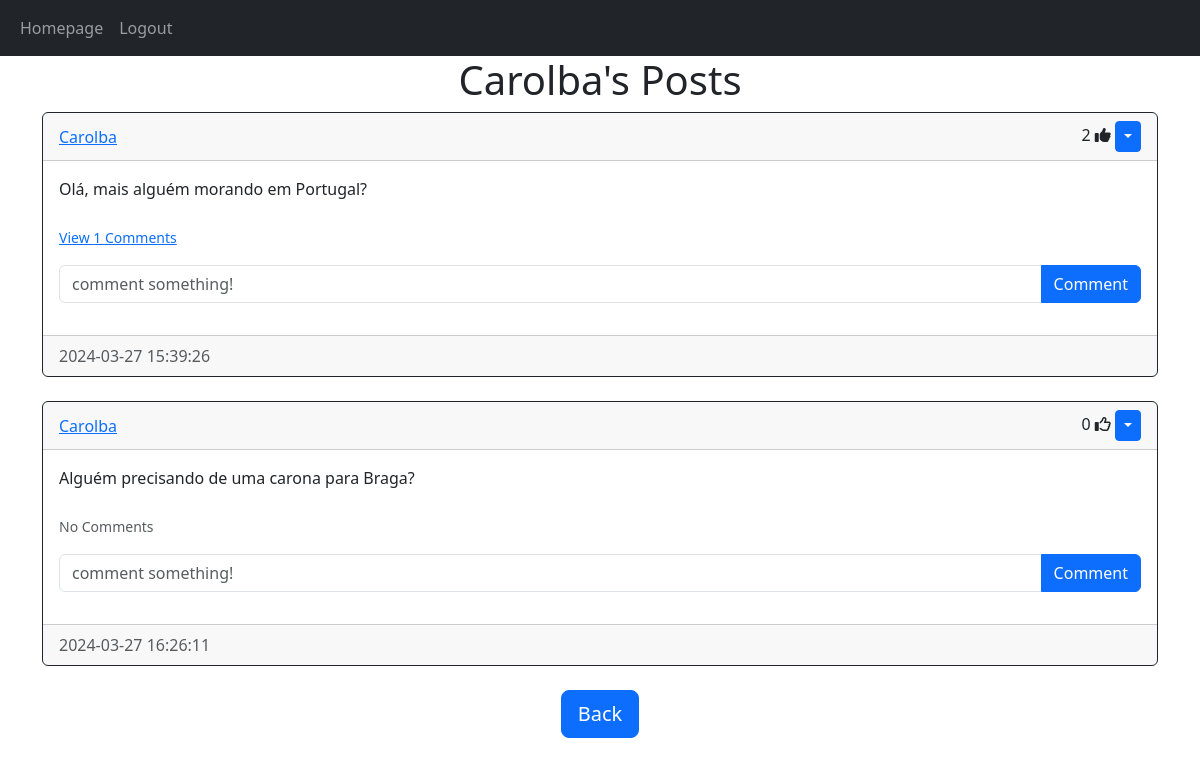
Screenshot of /posts/Carolba (signed in) with the database file from the repository.
### website/models.py (models this page shows)
class User(db.Model, UserMixin):
    id= db.Column(db.Integer, primary_key=True)
    email= db.Column(db.String(150), unique=True)
    username= db.Column(db.String(150), unique=True)
    password= db.Column(db.String(255))
    date_created=db.Column(db.DateTime(timezone=True), default=func.now())
    posts=db.relationship('Post', backref='user', passive_deletes=True)
    comments=db.relationship('Comment', backref='user', passive_deletes=True)
    likes=db.relationship('Like', backref='user', passive_deletes=True)

class Post(db.Model):
    id= db.Column(db.Integer, primary_key=True)
    text= db.Column(db.Text, nullable=False)
    date_created=db.Column(db.DateTime(timezone=True), default=func.now())
    author= db.Column(db.Integer, db.ForeignKey('user.id', ondelete='cascade'), nullable=False)
    comments=db.relationship('Comment', backref='post', passive_deletes=True)
    likes=db.relationship('Like', backref='post', passive_deletes=True)

### website/views.py (the view)
@views.route('/posts/<username>')
@login_required
def posts(username):
    user = User.query.filter_by(username=username).first()
    if not user:
        flash('No user with that username exists.', category= 'error')
        return redirect(url_for('views.homepage'))
    posts = user.posts
    return render_template("posts.html", user=current_user, posts=posts, username=username)

### website/__init__.py (called while the page is built)
def create_app():
    app=Flask(__name__)
    app.config['SECRET_KEY']= "carol"
    app.config['SQLALCHEMY_DATABASE_URI']= f'sqlite:///database.db'
    db.init_app(app)
    from .views import views
    from .auth import auth
    app.register_blueprint(views, url_prefix="/")
    app.register_blueprint(auth, url_prefix="/")
    from .models import User, Post, Comment, Like
    create_database(app)
    login_manager = LoginManager()
    login_manager.login_view = 'auth.login'
    login_manager.init_app(app)
    @login_manager.user_loader
    def load_user(id):
        return User.query.get(int(id))
    return app

### website/templates/posts.html (shortened to what this page needs)
{% extends "posts_div.html" %}
{% block header %}{{username}}'s Posts {% endblock %}
{% block footer %}
<div style="text-align: center;">
    <a href="/homepage"><button type="button" class="btn btn-primary btn-lg">Back</button></a>
</div>
{% endblock %}

### website/templates/posts_div.html (shortened to what this page needs)
{% extends "base.html" %}
{% block content%}
<h1 style="text-align: center;">
    {% block header%}Posts{% endblock %}</h1>
<div id="posts">
    {% for post in posts %}
    <div class="card border-dark">
        <div class="card-header d-flex justify-content-between align-items-center">
            <a href="/posts/{{post.user.username}}">{{post.user.username}}</a>
            <div>
                <span id="likes-count-{{post.id}}">{{post.likes|length}}</span>
                {% if user.id in post.likes|map(attribute="author")|list %}
                <i class="fas fa-thumbs-up" id="like-button-{{post.id}}" onclick="like({{post.id}})"></i>
                {% else %}
                <i class="far fa-thumbs-up" id="like-button-{{post.id}}" onclick="like({{post.id}})"></i>
                {% endif%}
                {% if user.id == post.author %}
                <div class="btn-group">
                    <button type="button" class="btn btn-sm btn-primary dropdown-toggle" data-bs-toggle="dropdown"></button>
                </div>
                {% endif %}
            </div>
        </div>
        <div class="card-body">
            <div class="card-text">{{post.text}}</div>
            <br>
            <p class="card-text">
                {% if post.comments|length > 0 %}
                <a data-bs-toggle="collapse" href="#comments-{{post.id}}" role="button">
                <small>View {{post.comments|length}} Comments</small></a>
                {% else %}
                <small class="text-muted">No Comments</small>
                {% endif %}
            </p>
            <form action="/create_comment/{{post.id}}" class="input-group mb-3" method="POST">
                <input type="text" id="text" name="text" class="form-control" placeholder="comment something!">
                <button type="submit" class="btn btn-primary">Comment</button>
            </form>
        </div>
        <div class="card-footer text-muted">{{post.date_created}}</div>
    </div>
    <br>{% endfor %}
</div>
{% block footer %}{% endblock %}
{% endblock %}

### website/templates/base.html (shortened to what this page needs)
<!DOCTYPE html>
<html lang="en">
<head>
    <link href="https://cdn.jsdelivr.net/npm/bootstrap@5.3.3/dist/css/bootstrap.min.css" rel="stylesheet">
</head>
<body>
    <nav class="navbar navbar-expand-lg navbar-dark bg-dark">
        <div class="container-fluid">
            <div class="collapse navbar-collapse" id="navbar">
                <div class="navbar-nav">
                    {% if user.is_authenticated %}
                    <a class="nav-item nav-link" href="/homepage">Homepage</a>
                    <a class="nav-item nav-link" href="/logout">Logout</a>
                    {%else%}
                    <a class="nav-item nav-link" href="/home">Home</a>
                    <a class="nav-item nav-link" href="/sign_up">Sign-up</a>
                    <a class="nav-item nav-link" href="/login">Login</a>
                    {%endif%}
                </div>
            </div>
        </div>
    </nav>
    <div class="container">{% block content %}
    {% endblock %}</div>
</body>
</html>

### rows the page displays
User: username "Carolba"
Post: user.username "Carolba", likes|length "2", text "Olá, mais alguém morando em Portugal?", comments|length "1", date_created "2024-03-27 15:39:26"
Post: user.username "Carolba", likes|length "0", text "Alguém precisando de uma carona para Braga?", shows "No Comments", date_created "2024-03-27 16:26:11"
